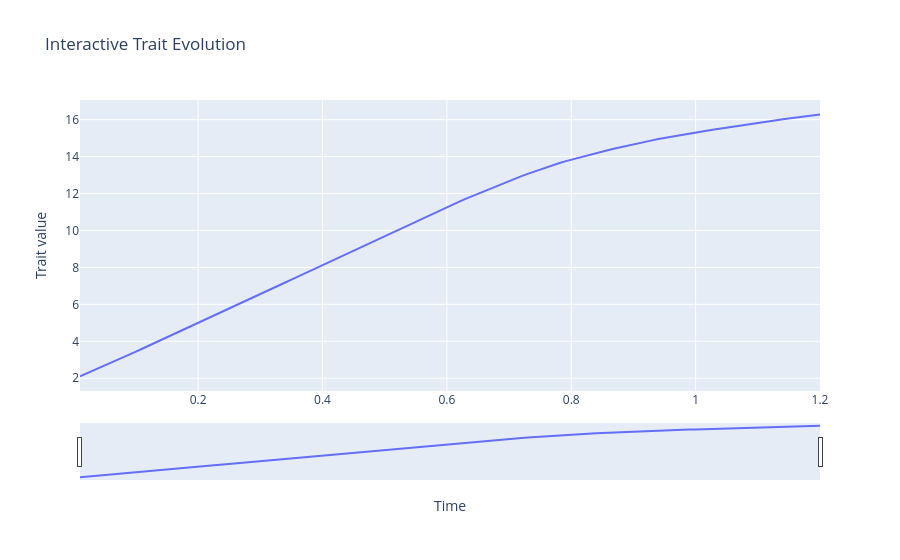

Notebook source saved alongside this figure:
### Code cell
ft = 120
interactive_density_plot_plotly(All_tv[:ft, :], Main_3D[:, :ft], indices[:ft], n_individuals)
